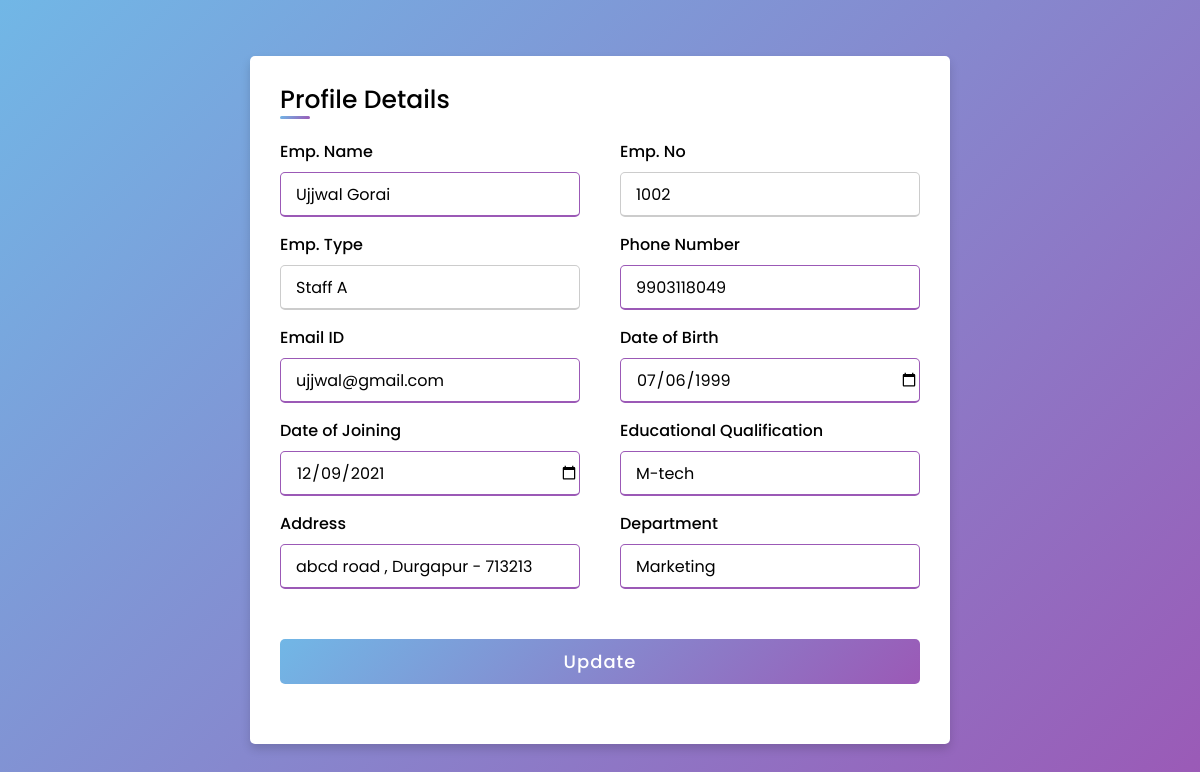
Screenshot of /Admin/emp_profile_display.php?id=6 with the database file from the repository.
### tables this page shows
CREATE TABLE `registration` (
  `id` int(11) NOT NULL,
  `empno` varchar(10) NOT NULL,
  `name` varchar(20) NOT NULL,
  `emp_type` varchar(11) NOT NULL,
  `phnno` varchar(10) NOT NULL,
  `pass` varchar(8) NOT NULL,
  `gmail` varchar(30) NOT NULL,
  `address` varchar(60) NOT NULL,
  `dob` varchar(10) NOT NULL,
  `qualification` varchar(15) NOT NULL,
  `dateofjoining` varchar(15) NOT NULL,
  `dept` varchar(20) NOT NULL
);

### Admin/emp_profile_display.php (the view, shortened to what this page needs)
<?php
include "config.php";
$id = $_GET['id'];
$result_display = mysqli_query($mysqli, "SELECT * FROM `registration` WHERE id=$id");
while($res = mysqli_fetch_array($result_display))
{
    $empno = $res['empno'];
    $name = $res['name'];
    $emp_type = $res['emp_type'];
    $phnno = $res['phnno'];
    $gmail = $res['gmail'];
    $address = $res['address'];
    $dob = $res['dob'];
    $qualification = $res['qualification'];
    $dateofjoining = $res['dateofjoining'];
    $dept = $res['dept'];
    }
?>
<!DOCTYPE html>
<html>
<head>
</head>
<body>
<div class="container">
    <div class="title">Profile Details</div>
    <div class="content">
      <form method="POST">
        <div class="user-details">
          <div class="input-box">
            <span class="details">Emp. Name</span>
            <input type="text" placeholder="Enter your name" name="emp_name" value="<?php echo $name;?>" >
          </div>
          <div class="input-box">
            <span class="details">Emp. No</span>
            <input type="text" placeholder="Enter Emp. No." name="emp_no" value="<?php echo $empno;?>" readonly >
          </div>
          <div class="input-box">
            <span class="details">Emp. Type </span>
            <input type="text"  name="emp_type" value="<?php echo $emp_type;?>" readonly>
          </div>
          <div class="input-box">
            <span class="details">Phone Number</span>
            <input  type="number" placeholder="Enter Phone No." name="emp_phone" value="<?php echo $phnno;?>">
          </div>
          <div class="input-box">
            <span class="details">Email ID  </span>
            <input type="email" placeholder="Enter Email ID" name="emp_email" value="<?php echo $gmail;?>">
          </div>
          <div class="input-box">
            <span class="details">Date of Birth</span>
            <input type="date" name="emp_birth_date" value="<?php echo $dob;?>">
          </div>
          <div class="input-box">
            <span class="details">Date of Joining</span>
            <input type="date" name="emp_joining_date" value="<?php echo $dateofjoining;?>">
          </div>
          <div class="input-box">
            <span class="details">Educational Qualification </span>
            <input type="text" placeholder="Enter Qualifiction" name="emp_qualification" value="<?php echo $qualification;?>">
          </div>
          <div class="input-box">
            <span class="details">Address </span>
            <input type="text" name="emp_address" value="<?php echo $address;?>">
          </div>
        <div class="input-box">
          <span class="details">Department </span>
          <input type="text"  name="emp_dept" value="<?php echo $dept;?>" >
        </div>
        </div>
        <div class="button">
          <input type="submit" name="Update" value="Update">
        </div>
      </form>
    </div>
  </div>
</body>
</html>

### Admin/emp_profile_display.php (style rules this page uses)
* { margin: 0; padding: 0; box-sizing: border-box; font-family: 'Poppins',sans-serif; }
body { height: 100vh; display: flex; justify-content: center; align-items: center; padding: 10px; background: linear-gradient(135deg, #71b7e6, #9b59b6); }
.container { max-width: 700px; width: 100%; background-color: #fff; padding: 25px 30px; border-radius: 5px; box-shadow: 0 5px 10px rgba(0,0,0,0.15); }
.container .title { font-size: 25px; font-weight: 500; position: relative; }
.container .title::before { content: ""; position: absolute; left: 0; bottom: 0; height: 3px; width: 30px; border-radius: 5px; background: linear-gradient(135deg, #71b7e6, #9b59b6); }
.content form .user-details { display: flex; flex-wrap: wrap; justify-content: space-between; margin: 20px 0 12px 0; }
form .user-details .input-box { margin-bottom: 15px; width: calc(100% / 2 - 20px); }
form .input-box span.details { display: block; font-weight: 500; margin-bottom: 8px; }
.user-details .input-box input { height: 45px; width: 100%; outline: none; font-size: 16px; border-radius: 5px; padding-left: 15px; border: 1px solid #ccc; border-bottom-width: 2px; transition: all 0.3s ease; }
.user-details .input-box input:focus, .user-details .input-box input:valid { border-color: #9b59b6; }
form .button { height: 45px; margin: 35px 0 }
form .button input { height: 100%; width: 100%; border-radius: 5px; border: none; color: #fff; font-size: 18px; font-weight: 500; letter-spacing: 1px; cursor: pointer; transition: all 0.3s ease; background: linear-gradient(135deg, #71b7e6, #9b59b6); }

### rows the page displays
registration: emp_name "Ujjwal Gorai", emp_no "1002", emp_type "Staff A", emp_phone "9903118049", emp_email "ujjwal@gmail.com", emp_birth_date "07/06/1999", emp_joining_date "12/09/2021", emp_qualification "M-tech", emp_address "abcd road , Durgapur - 713213", emp_dept "Marketing"
